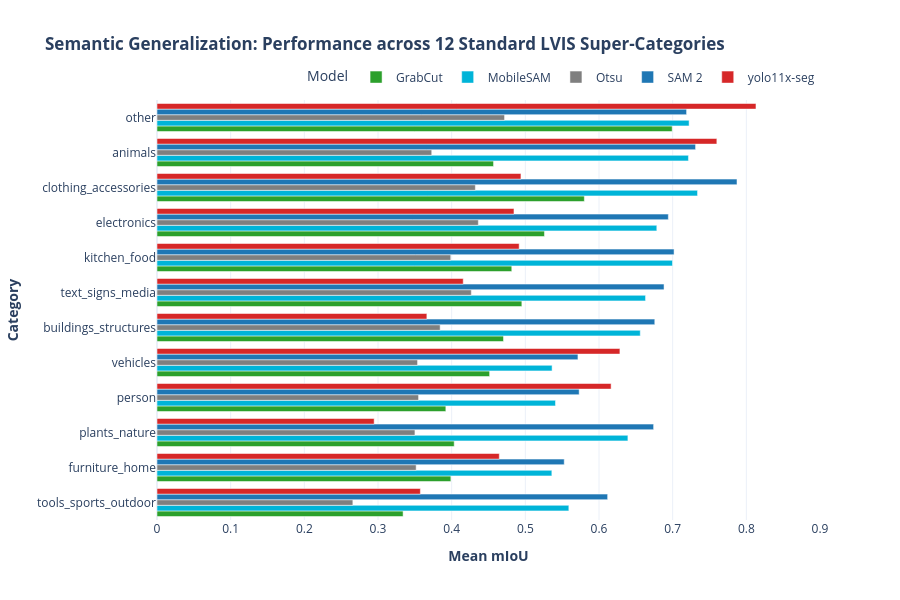

Notebook cell for this chart:
### Code cell
# Semantic Super-category Analysis
cat_df = df.groupby(["category_12", "model"])["mIoU"].mean().reset_index()

key_models = ["SAM 2", "MobileSAM", "yolo11x-seg", "GrabCut", "Otsu"]
cat_sub = cat_df[cat_df["model"].isin(key_models)]

fig_cat = px.bar(
    cat_sub,
    x="mIoU",
    y="category_12",
    color="model",
    barmode="group",
    orientation="h",
    color_discrete_map=COLOR_PALETTE,
    title="<b>Semantic Generalization: Performance across 12 Standard LVIS Super-Categories</b>",
    labels={"category_12": "Super-Category", "mIoU": "Mean mIoU", "model": "Model"},
    template=PLOTLY_TEMPLATE
)
fig_cat.update_layout(
    height=600,
    yaxis=dict(title="<b>Category</b>", categoryorder="total ascending"),
    xaxis=dict(title="<b>Mean mIoU</b>", range=[0, 0.90]),
    legend=dict(orientation="h", yanchor="bottom", y=1.02, xanchor="right", x=1)
)
fig_cat.show()

### Figure 1 — Plotly figure (JSON) as saved in the notebook; plotly's stock layout.template omitted (floating-point values rounded to 4 significant figures)
{"data": [{"alignmentgroup": "True", "hovertemplate": "Model=GrabCut<br>Mean mIoU=%{x}<br>Super-Category=%{y}<extra></extra>", "legendgroup": "GrabCut", "marker": {"color": "#2ca02c", "pattern": {"shape": ""}}, "name": "GrabCut", "offsetgroup": "GrabCut", "orientation": "h", "showlegend": true, "textposition": "auto", "type": "bar", "x": [0.4568, 0.4704, 0.5801, 0.526, 0.3989, 0.4816, 0.6993, 0.3921, 0.4034, 0.4953, 0.3341, 0.4515], "xaxis": "x", "y": ["animals", "buildings_structures", "clothing_accessories", "electronics", "furniture_home", "kitchen_food", "other", "person", "plants_nature", "text_signs_media", "tools_sports_outdoor", "vehicles"], "yaxis": "y"}, {"alignmentgroup": "True", "hovertemplate": "Model=MobileSAM<br>Mean mIoU=%{x}<br>Super-Category=%{y}<extra></extra>", "legendgroup": "MobileSAM", "marker": {"color": "#00b4d8", "pattern": {"shape": ""}}, "name": "MobileSAM", "offsetgroup": "MobileSAM", "orientation": "h", "showlegend": true, "textposition": "auto", "type": "bar", "x": [0.7214, 0.656, 0.7338, 0.6785, 0.536, 0.6998, 0.7223, 0.5409, 0.6392, 0.6632, 0.5591, 0.5363], "xaxis": "x", "y": ["animals", "buildings_structures", "clothing_accessories", "electronics", "furniture_home", "kitchen_food", "other", "person", "plants_nature", "text_signs_media", "tools_sports_outdoor", "vehicles"], "yaxis": "y"}, {"alignmentgroup": "True", "hovertemplate": "Model=Otsu<br>Mean mIoU=%{x}<br>Super-Category=%{y}<extra></extra>", "legendgroup": "Otsu", "marker": {"color": "#7f7f7f", "pattern": {"shape": ""}}, "name": "Otsu", "offsetgroup": "Otsu", "orientation": "h", "showlegend": true, "textposition": "auto", "type": "bar", "x": [0.3729, 0.3844, 0.4321, 0.4362, 0.3518, 0.3988, 0.4718, 0.3551, 0.3502, 0.4267, 0.2659, 0.3537], "xaxis": "x", "y": ["animals", "buildings_structures", "clothing_accessories", "electronics", "furniture_home", "kitchen_food", "other", "person", "plants_nature", "text_signs_media", "tools_sports_outdoor", "vehicles"], "yaxis": "y"}, {"alignmentgroup": "True", "hovertemplate": "Model=SAM 2<br>Mean mIoU=%{x}<br>Super-Category=%{y}<extra></extra>", "legendgroup": "SAM 2", "marker": {"color": "#1f77b4", "pattern": {"shape": ""}}, "name": "SAM 2", "offsetgroup": "SAM 2", "orientation": "h", "showlegend": true, "textposition": "auto", "type": "bar", "x": [0.7311, 0.6757, 0.7873, 0.6941, 0.5528, 0.7019, 0.7189, 0.5731, 0.6741, 0.6883, 0.6117, 0.5714], "xaxis": "x", "y": ["animals", "buildings_structures", "clothing_accessories", "electronics", "furniture_home", "kitchen_food", "other", "person", "plants_nature", "text_signs_media", "tools_sports_outdoor", "vehicles"], "yaxis": "y"}, {"alignmentgroup": "True", "hovertemplate": "Model=yolo11x-seg<br>Mean mIoU=%{x}<br>Super-Category=%{y}<extra></extra>", "legendgroup": "yolo11x-seg", "marker": {"color": "#d62728", "pattern": {"shape": ""}}, "name": "yolo11x-seg", "offsetgroup": "yolo11x-seg", "orientation": "h", "showlegend": true, "textposition": "auto", "type": "bar", "x": [0.76, 0.3663, 0.494, 0.4846, 0.4646, 0.4916, 0.8131, 0.6164, 0.2948, 0.4157, 0.3575, 0.6284], "xaxis": "x", "y": ["animals", "buildings_structures", "clothing_accessories", "electronics", "furniture_home", "kitchen_food", "other", "person", "plants_nature", "text_signs_media", "tools_sports_outdoor", "vehicles"], "yaxis": "y"}], "layout": {"barmode": "group", "height": 600, "legend": {"orientation": "h", "title": {"text": "Model"}, "tracegroupgap": 0, "x": 1, "xanchor": "right", "y": 1.02, "yanchor": "bottom"}, "title": {"text": "<b>Semantic Generalization: Performance across 12 Standard LVIS Super-Categories</b>"}, "xaxis": {"anchor": "y", "domain": [0, 1], "range": [0, 0.9], "title": {"text": "<b>Mean mIoU</b>"}}, "yaxis": {"anchor": "x", "categoryorder": "total ascending", "domain": [0, 1], "title": {"text": "<b>Category</b>"}}}}
